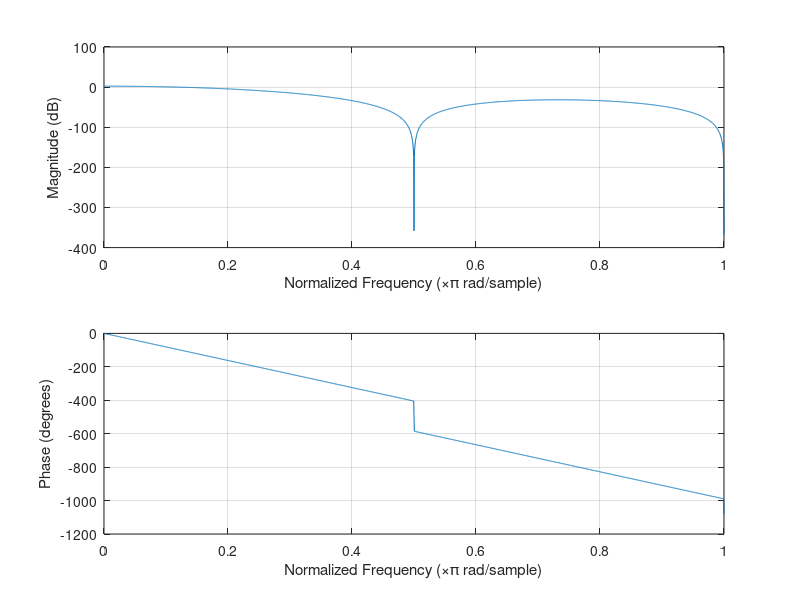

Recreate this plot in MATLAB.
clc
clear
                                                                               
%H = ( (1 - z .^ (-M)) ./ (1 - z .^ (-1))) ;
A=conv([1 -1], conv([1 -1],[1 -1])) %la convoluci´on se hace para que solo quede la parte de frecuencias bajas
B=(1/49).*(conv([1 0 0 0 -1], conv([1 0 0 0 -1],[1 0 0 0 -1])))

%
figure
freqz(B,A,2000)

function [pasa_bajas_decimada,pasa_altas_decimada] = filter_decimator(xn);

D=2;
%===============================================================================================
%                                     Filtro pasa bajas
%===============================================================================================
bl = [0.020408 0 0 0 -0.061224 0 0 0 0.061224 0 0 0 -0.020408];%Coeficientes numerador
al = [1  -3   3  -1];									                         %Coeficientes denominador

figure
freqz(bl,al,2000)
%===============================================================================================
%                                     Filtro pasa altas
%===============================================================================================
bh = [0.020408 0 0 0 -0.061224 0 0 0 0.061224 0 0 0 -0.020408];	%Coeficientes denominador
ah = [1  3  3  1];									                            %Coeficientes numerador en HP deben ser positivos


freqz(bh,ah,2000)


yn_l = filter(bl,al,xn);
yn_h = filter(bh,ah,xn);

pasa_bajas_decimada = D*downsample(yn_l,D);								%Decimación para el pasa bajas
pasa_altas_decimada = D*downsample(yn_h,D);